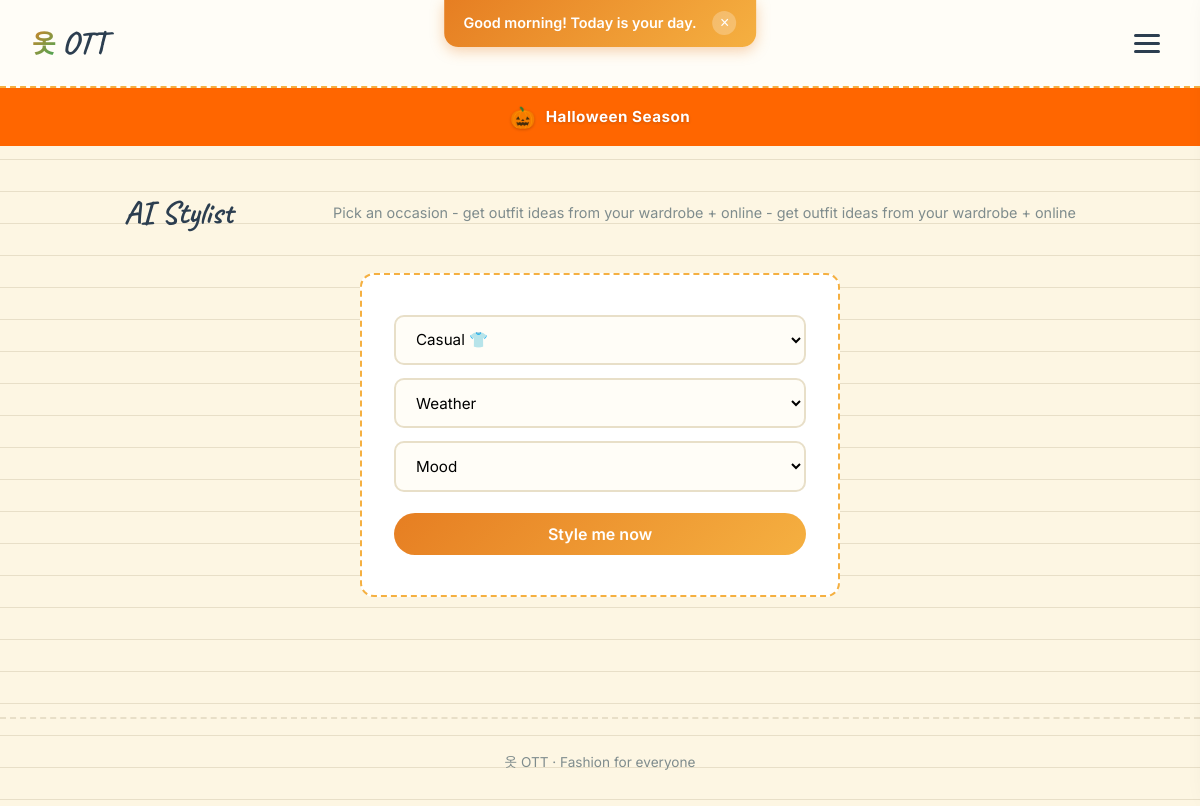
Before: /stylist (signed in) with the older database file.
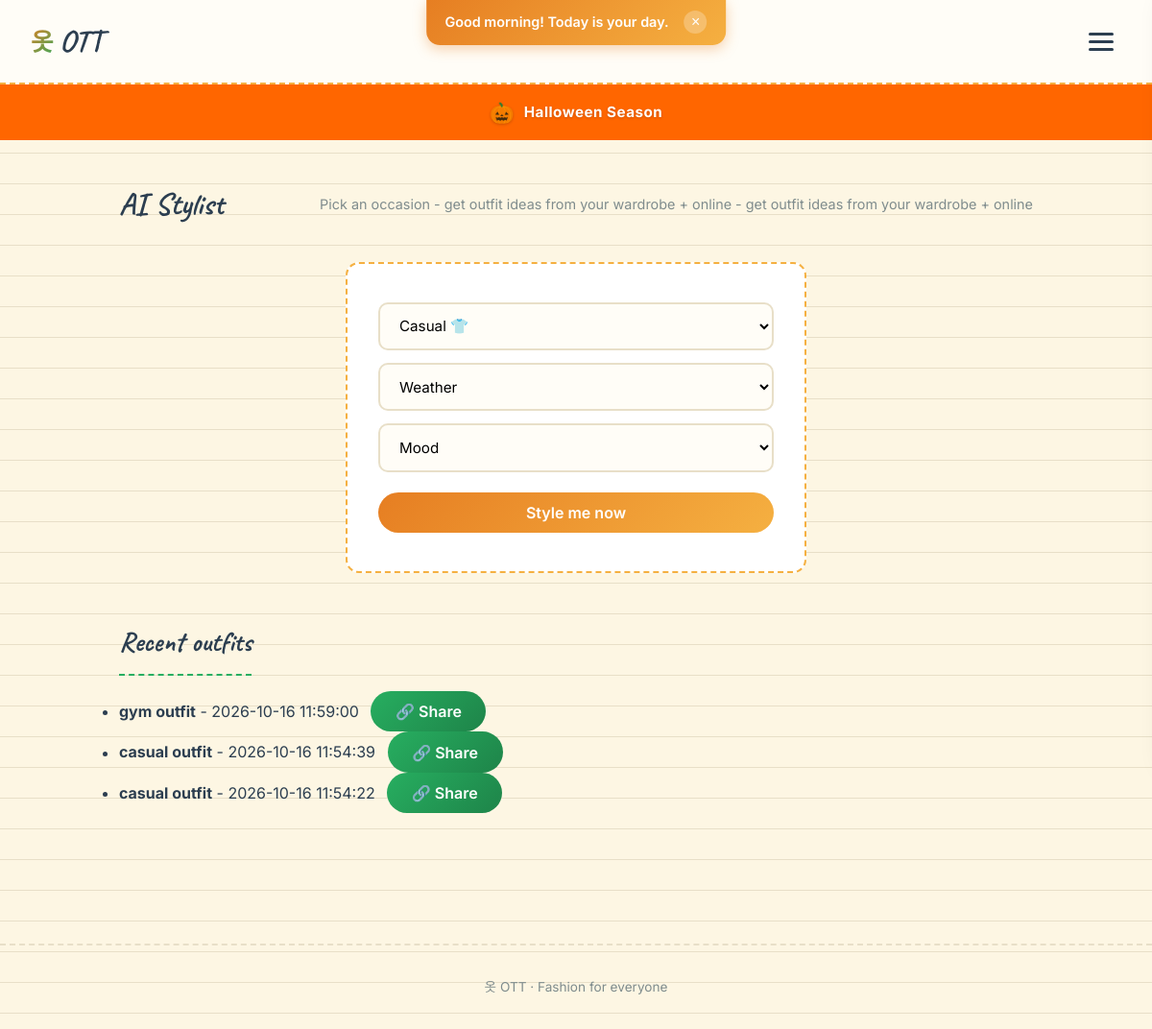
After: the same page with the newer database file.
### tables this page shows
CREATE TABLE outfits (
    id INTEGER PRIMARY KEY AUTOINCREMENT,
    user_id INTEGER NOT NULL,
    title TEXT,
    occasion TEXT,
    item_ids TEXT,
    created_at TIMESTAMP DEFAULT CURRENT_TIMESTAMP, is_public INTEGER DEFAULT 0,
    FOREIGN KEY(user_id) REFERENCES users(id)
);

### app.py (the view, shortened to what this page needs)
@app.route("/stylist", methods=["GET", "POST"])
@login_required
def stylist():
    import random
    result = None
    tip = None
    reasons = []
    inspiration = []
    chosen_occasion = "casual"
    history = db.execute(
        "SELECT * FROM outfits WHERE user_id = ? ORDER BY created_at DESC LIMIT 5",
        session["user_id"]
    )
    return render_template(
        "stylist.html",
        occasions=OCCASIONS,
        result=result,
        tip=tip,
        reasons=reasons,
        history=history,
        inspiration=inspiration,
        chosen_occasion=chosen_occasion,
    )

### app.py (called while the page is built)
@app.context_processor
def inject_globals():
    from translations import get_text
    lang = session.get("lang", "en")
    season_name, season_emoji, season_color = get_seasonal_theme()
    return {
        "lang": lang,
        "t": lambda key: get_text(key, lang),
        "season_name": season_name,
        "season_emoji": season_emoji,
        "season_color": season_color,
    }

### helpers.py (called while the page is built)
def login_required(f):
    @wraps(f)
    def decorated(*args, **kwargs):
        if session.get("user_id") is None:
            return redirect("/login")
        return f(*args, **kwargs)
    return decorated

### translations.py (called while the page is built)
def get_text(key, lang="en"):
    return TRANSLATIONS.get(lang, TRANSLATIONS["en"]).get(key, key)

### templates/stylist.html (shortened to what this page needs)
{% extends "layout.html" %}
{% block main %}
<div class="page-head">
    <h1>{{ t("ai_stylist") }}</h1>
    <p class="muted">{{ t("pick_occasion_desc") }} - get outfit ideas from your wardrobe + online</p>
</div>
<div class="form-card inline">
    <form method="post">
        <select name="occasion" required>
            {% for key, label in occasions.items() %}
                <option value="{{ key }}" {% if chosen_occasion == key %}selected{% endif %}>{{ label }}</option>
            {% endfor %}
        </select>
        <select name="weather">
            <option value="">{{ t("weather") }}</option>
        </select>
        <select name="mood">
            <option value="">{{ t("mood") }}</option>
        </select>
        <button class="btn-primary" type="submit">{{ t("style_me") }}</button>
    </form>
</div>
{% if history %}
<section class="occasions">
    <h2 class="cute-heading">{{ t("recent_outfits") }}</h2>
    <ul class="history">
        {% for o in history %}
            <li>
                <strong>{{ o.title }}</strong> - {{ o.created_at }}
                <div style="display:inline-flex; gap:0.3rem; margin-left: 0.5rem; flex-wrap:wrap;">
                    <button class="btn-secondary small" onclick="copyOutfitLink({{ o.id }})">🔗 Share</button>
                </div>
            </li>
        {% endfor %}
    </ul>
</section>
{% endif %}
{% endblock %}

Changed rows visible on the page:
added outfits: title "gym outfit", created_at "2026-10-16 11:59:00"
added outfits: title "casual outfit", created_at "2026-10-16 11:54:39"
added outfits: title "casual outfit", created_at "2026-10-16 11:54:22"
Other visible differences:
{{ t("recent_outfits") }}: (not shown) → "Recent outfits"
